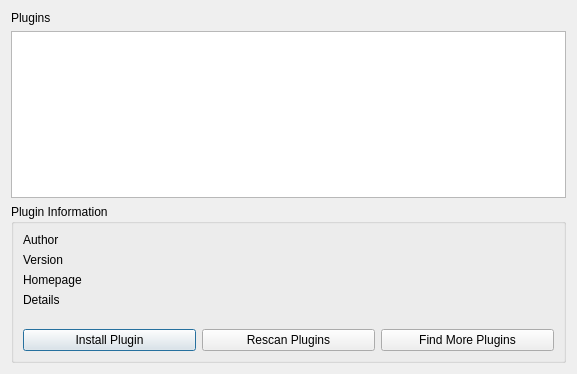
<?xml version="1.0" encoding="UTF-8"?>
<ui version="4.0">
 <class>Dialog</class>
 <widget class="QDialog" name="Dialog">
  <property name="geometry">
   <rect>
    <x>0</x>
    <y>0</y>
    <width>577</width>
    <height>374</height>
   </rect>
  </property>
  <property name="windowTitle">
   <string>Dialog</string>
  </property>
  <layout class="QHBoxLayout" name="horizontalLayout_2">
   <item>
    <layout class="QVBoxLayout" name="verticalLayout">
     <item>
      <widget class="QLabel" name="pageTitle">
       <property name="text">
        <string>Plugins</string>
       </property>
      </widget>
     </item>
     <item>
      <widget class="QTableWidget" name="pluginsTable"/>
     </item>
     <item>
      <widget class="QGroupBox" name="groupBox">
       <property name="title">
        <string>Plugin Information</string>
       </property>
       <layout class="QVBoxLayout" name="verticalLayout_3">
        <item>
         <layout class="QFormLayout" name="formLayout_2">
          <property name="fieldGrowthPolicy">
           <enum>QFormLayout::AllNonFixedFieldsGrow</enum>
          </property>
          <item row="0" column="0">
           <widget class="QLabel" name="author">
            <property name="text">
             <string>Author</string>
            </property>
           </widget>
          </item>
          <item row="1" column="0">
           <widget class="QLabel" name="version">
            <property name="text">
             <string>Version</string>
            </property>
           </widget>
          </item>
          <item row="2" column="0">
           <widget class="QLabel" name="homepage">
            <property name="text">
             <string>Homepage</string>
            </property>
           </widget>
          </item>
          <item row="3" column="0">
           <widget class="QLabel" name="details">
            <property name="text">
             <string>Details</string>
            </property>
           </widget>
          </item>
         </layout>
        </item>
        <item>
         <spacer name="verticalSpacer">
          <property name="orientation">
           <enum>Qt::Vertical</enum>
          </property>
          <property name="sizeHint" stdset="0">
           <size>
            <width>20</width>
            <height>40</height>
           </size>
          </property>
         </spacer>
        </item>
        <item>
         <layout class="QHBoxLayout" name="horizontalLayout">
          <item>
           <widget class="QPushButton" name="findMorePluginsButton">
            <property name="text">
             <string>Install Plugin</string>
            </property>
           </widget>
          </item>
          <item>
           <widget class="QPushButton" name="rescanPluginButtons">
            <property name="text">
             <string>Rescan Plugins</string>
            </property>
           </widget>
          </item>
          <item>
           <widget class="QPushButton" name="installPluginButton">
            <property name="text">
             <string>Find More Plugins</string>
            </property>
           </widget>
          </item>
         </layout>
        </item>
       </layout>
      </widget>
     </item>
    </layout>
   </item>
  </layout>
 </widget>
 <resources/>
 <connections/>
</ui>
